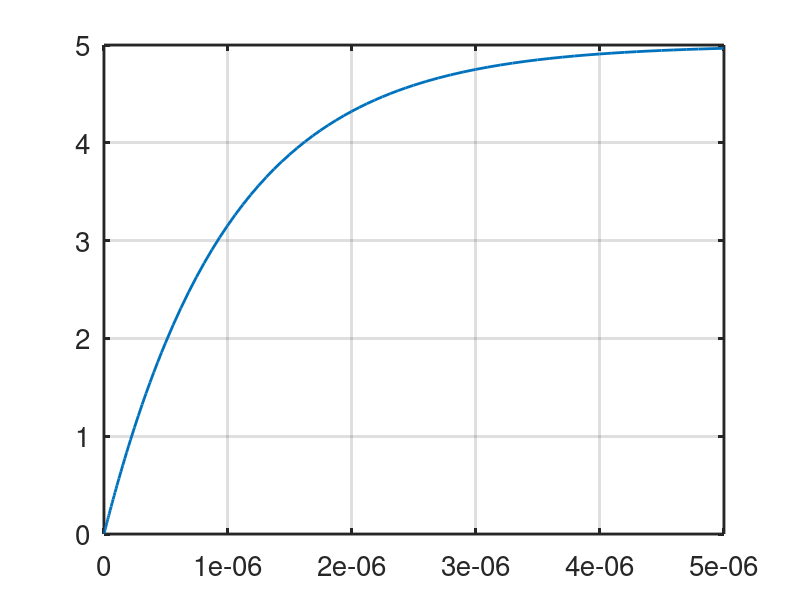

MATLAB code for this plot:

a = csvread('out.csv');
plot(a(:,1),a(:,4))
hold on
grid on
set(gca,'LineWidth',2)
set(gca,'fontsize',20)
set(findall(gcf,'Type','line'),'LineWidth',2)

% a = csvread('out1');
% plot(a(:,1),a(:,3))
